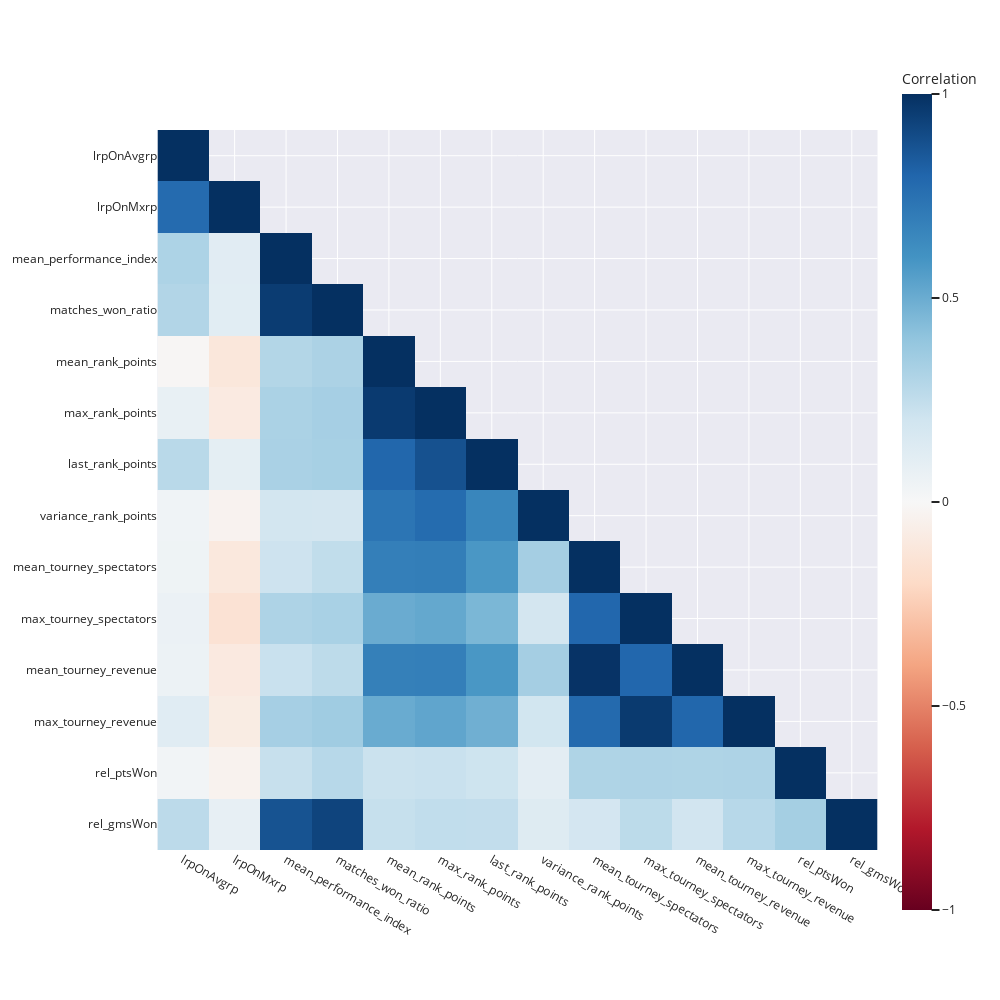

The cell this chart's notebook holds for it:
### Markdown cell above
The following feature may provide an interesting picture about the performance of the players

### Code cell
feautures = ['lrpOnAvgrp', 'lrpOnMxrp', 'mean_performance_index', 'matches_won_ratio', 'mean_rank_points', 'max_rank_points', 'last_rank_points', 'variance_rank_points', 'mean_tourney_spectators', 'max_tourney_spectators', 'mean_tourney_revenue', 'max_tourney_revenue', 'rel_ptsWon', 'rel_gmsWon']
df_selected = df_players[feautures].reset_index(drop=True)

corr_threshold = 0.7
correlation = df_selected.corr(method="pearson") #.abs()
correlation = correlation.where(np.tril(np.ones(correlation.shape)).astype(bool)) # remove upper triangle

px.imshow(correlation, labels=dict(color="Correlation"), color_continuous_scale=px.colors.diverging.RdBu, zmin=-1, zmax=1, width=1000, height=1000).show()

correlation = correlation.unstack().drop(labels=get_redundant_pairs(correlation)).sort_values(ascending=False).drop_duplicates()
print(f"These are {len(correlation[(correlation>=corr_threshold) | (correlation<=-corr_threshold)])} pairs whose correlation is bigger/small than ±{corr_threshold*100}%:")
correlation[(correlation>=corr_threshold) | (correlation<=-corr_threshold)]

### Figure 1 — Plotly figure (JSON) as saved in the notebook; plotly's stock layout.template omitted (floating-point values rounded to 4 significant figures; data arrays with more than 128 entries replaced by an {"elided": "..."} marker saying what was removed)
{"data": [{"coloraxis": "coloraxis", "hovertemplate": "x: %{x}<br>y: %{y}<br>Correlation: %{z}<extra></extra>", "name": "0", "type": "heatmap", "x": ["lrpOnAvgrp", "lrpOnMxrp", "mean_performance_index", "matches_won_ratio", "mean_rank_points", "max_rank_points", "last_rank_points", "variance_rank_points", "mean_tourney_spectators", "max_tourney_spectators", "mean_tourney_revenue", "max_tourney_revenue", "rel_ptsWon", "rel_gmsWon"], "xaxis": "x", "y": ["lrpOnAvgrp", "lrpOnMxrp", "mean_performance_index", "matches_won_ratio", "mean_rank_points", "max_rank_points", "last_rank_points", "variance_rank_points", "mean_tourney_spectators", "max_tourney_spectators", "mean_tourney_revenue", "max_tourney_revenue", "rel_ptsWon", "rel_gmsWon"], "yaxis": "y", "z": {"elided": "14x14 float values"}}], "layout": {"coloraxis": {"cmax": 1, "cmin": -1, "colorbar": {"title": {"text": "Correlation"}}, "colorscale": [[0, "rgb(103,0,31)"], [0.1, "rgb(178,24,43)"], [0.2, "rgb(214,96,77)"], [0.3, "rgb(244,165,130)"], [0.4, "rgb(253,219,199)"], [0.5, "rgb(247,247,247)"], [0.6, "rgb(209,229,240)"], [0.7, "rgb(146,197,222)"], [0.8, "rgb(67,147,195)"], [0.9, "rgb(33,102,172)"], [1, "rgb(5,48,97)"]]}, "height": 1000, "margin": {"t": 60}, "width": 1000, "xaxis": {"anchor": "y", "constrain": "domain", "domain": [0, 1], "scaleanchor": "y"}, "yaxis": {"anchor": "x", "autorange": "reversed", "constrain": "domain", "domain": [0, 1]}}}
